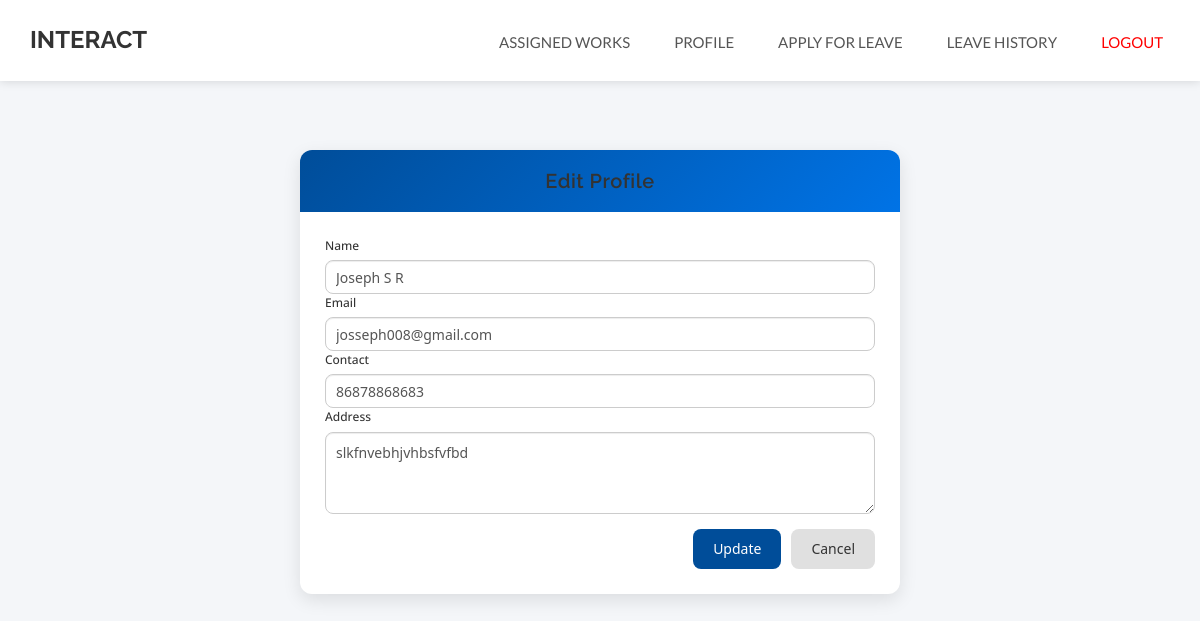
Page /Project/Employee/EmployeeEditprofile.php (signed in) on the committed database.
### tables this page shows
CREATE TABLE `tbl_employee` (
  `employee_id` int(100) NOT NULL,
  `employee_name` varchar(100) NOT NULL,
  `employee_email` varchar(100) NOT NULL,
  `employee_password` varchar(100) NOT NULL,
  `employee_contact` varchar(100) NOT NULL,
  `employee_address` varchar(100) NOT NULL,
  `employee_salary` varchar(100) NOT NULL,
  `department_ID` int(100) NOT NULL,
  `photo` varchar(100) NOT NULL
);

### Project/Employee/EmployeeEditprofile.php (the view, shortened to what this page needs)
<?php
include("header.php");
include("../Assets/Connection/Connection.php");
$selqry = "SELECT * FROM tbl_employee WHERE employee_id = '" . $_SESSION['eid'] . "'";
$rowuser = $conn->query($selqry);
$seldata = $rowuser->fetch_assoc();
?>
<!DOCTYPE html>
<html lang="en">
<head>
</head>
<body>
<div class="profile-edit-card" style="margin-top:150px;">
    <div class="card-header">
        <h3>Edit Profile</h3>
    </div>
    <div class="card-body">
        <form method="post">
            <div class="mb-3">
                <label for="txt_name" class="form-label">Name</label>
                <input type="text" name="txt_name" id="txt_name" class="form-control"
                       value="<?php echo $seldata['employee_name']; ?>" required>
            </div>
            <div class="mb-3">
                <label for="txt_email" class="form-label">Email</label>
                <input type="email" name="txt_email" id="txt_email" class="form-control"
                       value="<?php echo $seldata['employee_email']; ?>" required>
            </div>
            <div class="mb-3">
                <label for="txt_contact" class="form-label">Contact</label>
                <input type="text" name="txt_contact" id="txt_contact" class="form-control"
                       value="<?php echo $seldata['employee_contact']; ?>" required>
            </div>
            <div class="mb-3">
                <label for="txt_address" class="form-label">Address</label>
                <textarea name="txt_address" id="txt_address" class="form-control" rows="3" required><?php echo $seldata['employee_address']; ?></textarea>
            </div>
            <div class="action-buttons">
                <button type="submit" name="btn_update" class="btn-primary">Update</button>
                <a href="EmployeeProfile.php" class="btn-secondary">Cancel</a>
            </div>
        </form>
    </div>
</div>
<?php include("footer.php"); ?>

### Project/Assets/Templates/Employee/css/style.css (style rules this page uses)
body, html { font-family: 'Open Sans', sans-serif; text-rendering: optimizeLegibility !important; -webkit-font-smoothing: antialiased !important; color: #777; font-weight: 400; width: 100% !important; height: 100% !important; }
h2, h3, h4 { font-family: 'Raleway', sans-serif; }
h3 { font-size: 20px; font-weight: 600; color: #333; }
a { color: #608dfd; font-weight: 400; }
label { font-size: 12px; font-weight: 400; font-family: 'Open Sans', sans-serif; float: left; }

### Project/Employee/EmployeeEditprofile.php (style rules this page uses)
body { background: #f4f6f9; font-family: 'Segoe UI', Tahoma, Geneva, Verdana, sans-serif; }
.profile-edit-card { max-width: 600px; margin: 80px auto; background: #fff; border-radius: 12px; box-shadow: 0 6px 18px rgba(0,0,0,0.1); overflow: hidden; animation: fadeIn 0.6s ease-in-out; }
.card-header { background: linear-gradient(135deg, #004d99, #0073e6); color: #fff; padding: 20px; text-align: center; }
.card-header h3 { margin: 0; font-weight: 600; letter-spacing: 0.5px; }
.card-body { padding: 25px; }
.form-label { font-weight: 500; color: #333; margin-bottom: 6px; display: inline-block; }
.form-control { border-radius: 8px; border: 1px solid #ccc; padding: 10px; transition: 0.3s; }
.action-buttons { display: flex; justify-content: flex-end; gap: 10px; margin-top: 15px; }
.btn-primary { background: #004d99; border: none; border-radius: 8px; padding: 10px 20px; font-weight: 500; cursor: pointer; transition: 0.3s; color: #fff; }
.btn-secondary { background: #e0e0e0; border: none; border-radius: 8px; padding: 10px 20px; font-weight: 500; cursor: pointer; transition: 0.3s; color: #333; }

### rows in the picture
tbl_employee: txt_name "Joseph S R", txt_email "josseph008@gmail.com", txt_contact "86878868683", txt_address "slkfnvebhjvhbsfvfbd"
